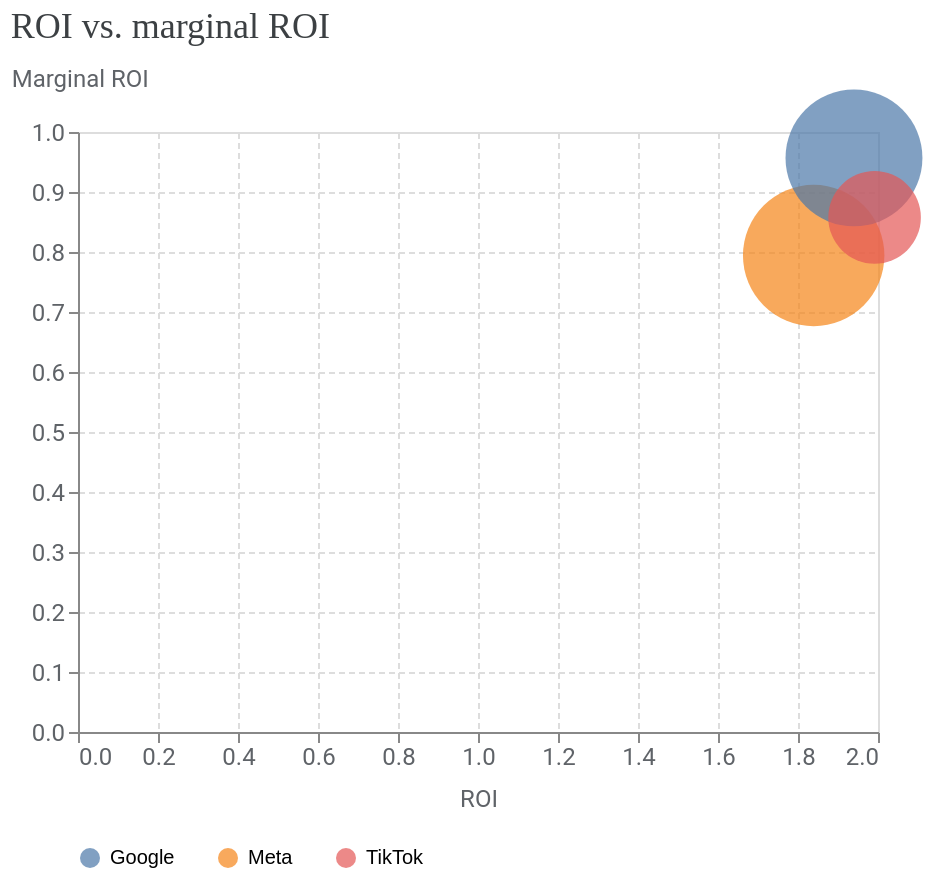

Notebook code for this chart:
### Code cell
media_summary.plot_roi_vs_mroi()

### Figure 1 — Vega-Lite specification as saved in the notebook (floating-point values rounded to 4 significant figures)
{"config": {"view": {"continuousWidth": 300, "continuousHeight": 300}, "axis": {"gridDash": [3, 2], "labelColor": "#5F6368", "labelFont": "Roboto", "labelFontSize": 12, "titleColor": "#5F6368", "titleFont": "Roboto", "titleFontSize": 12, "titleFontWeight": "normal", "titlePadding": 10}}, "data": {"name": "data-7750b886fddafa564d69282eb1bb3f93"}, "mark": {"type": "circle", "size": 80, "tooltip": true}, "encoding": {"color": {"field": "channel", "legend": {"columnPadding": 20, "columns": 7, "orient": "bottom", "rowPadding": 10, "title": null}, "type": "nominal"}, "size": {"field": "spend", "legend": null, "scale": {"range": [100, 5000]}, "type": "quantitative"}, "x": {"field": "roi", "scale": {}, "title": "ROI", "type": "quantitative"}, "y": {"axis": {"titleAlign": "left", "titleAngle": 0, "titleY": -20}, "field": "mroi", "scale": {}, "title": "Marginal ROI", "type": "quantitative"}}, "title": {"text": "ROI vs. marginal ROI", "anchor": "start", "color": "#3C4043", "font": "Google Sans Display", "fontSize": 18, "fontWeight": "normal", "offset": 10}, "width": 400, "$schema": "https://vega.github.io/schema/vega-lite/v5.20.1.json", "datasets": {"data-7750b886fddafa564d69282eb1bb3f93": [{"channel": "Meta", "roi": 1.839, "mroi": 0.7942, "spend": 629800.0}, {"channel": "Google", "roi": 1.94, "mroi": 0.9568, "spend": 589300.0}, {"channel": "TikTok", "roi": 1.991, "mroi": 0.8577, "spend": 262600.0}]}}
